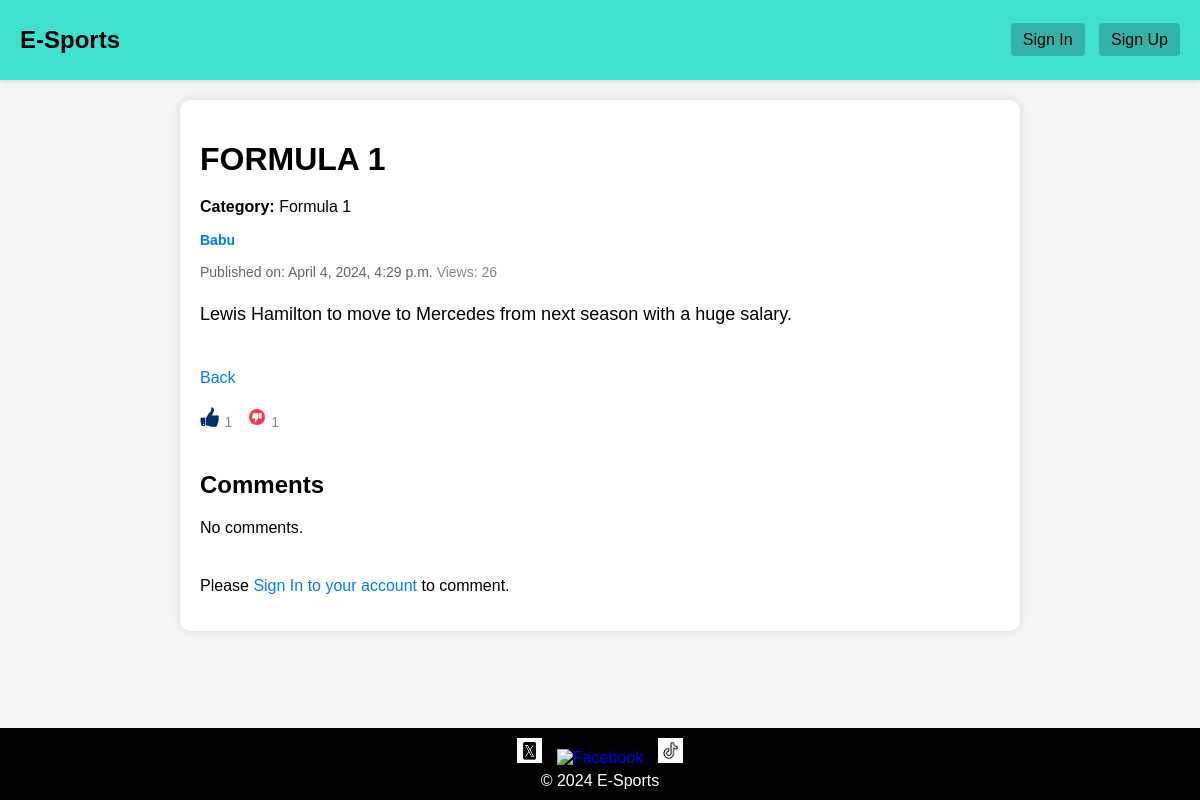
Screenshot of /post/3/ with the database file from the repository.
### esport/models.py (models this page shows, shortened)
class Post(models.Model):
    title = models.CharField(max_length=200)
    author = models.ForeignKey(settings.AUTH_USER_MODEL,
                               on_delete=models.CASCADE)
    content = models.TextField()
    created_at = models.DateTimeField(auto_now_add=True)
    updated_at = models.DateTimeField(auto_now=True)
    views = models.IntegerField(default=0)
    likes = models.ManyToManyField(settings.AUTH_USER_MODEL,
                                   related_name='liked_posts', blank=True)
    dislikes = models.ManyToManyField(settings.AUTH_USER_MODEL,
                                      related_name='disliked_posts',
                                      blank=True)
    CATEGORY_CHOICES = [
        ('football', 'Football'),
        ('basketball', 'Basketball'),
        ('tennis', 'Tennis'),
        ('volleyball', 'Volleyball'),
        ('baseball', 'Baseball'),
        ('golf', 'Golf'),
        ('cycling', 'Cycling'),
        ('cricket', 'Cricket'),
        ('formula 1', 'Formula 1'),
        ('boxing', 'Boxing'),
        ('rugby', 'Rugby'),
        ('hockey', 'Hockey'),
    ]
    category = models.CharField(max_length=100, choices=CATEGORY_CHOICES,
                                default='football')

### esport/views.py (the view)
# urls.py: path('post/<int:pk>/', views.summary, name='summary'),
def summary(request, pk):
    referer = request.META.get('HTTP_REFERER')
    if referer and 'summary' in referer:
        post = get_object_or_404(Post, pk=pk)
        return render(request, 'summary.html', {'post': post})
    post = get_object_or_404(Post, pk=pk)
    post.views += 1
    post.save()
    nairobi_tz = pytz.timezone('Africa/Nairobi')
    post.created_at = timezone.localtime(post.created_at, timezone=nairobi_tz)
    return render(request, 'summary.html', {'post': post})

### esport/templates/summary.html (shortened to what this page needs)
{% extends 'base.html' %}
{% load static %}
{% load tz %}
{% block link %}
<link rel="stylesheet" href="{% static 'css/summary.css' %}">
{% endblock link %}
{% block content %}
<div class="container">
    <h1>{{ post.title }}</h1>
    <p><strong>Category:</strong> {{ post.get_category_display }}</p>
    <div class="post-meta">
        <a href="{% url 'account' pk=post.author.pk %}">
            <div class="author-info">
                <span class="post-author">{{ post.author }}</span>
            </div>
        </a>
        <br>
        <span class="post-date">Published on: {{ post.created_at|timezone:"Africa/Nairobi"|date:"F j, Y, g:i a" }}</span>
        <span class="post-views">Views: {{ post.views }}</span>
    </div>
    <div class="post-content">{{ post.content }}</div>
    <a href="{% url 'threads' %}" class="back-link">Back</a>
    <div class="like-dislike-section" style="margin-top: 20px;">
    <a href="{% url 'like_post' pk=post.id %}" class="like-link" style="text-decoration: none;">
        <img src="{% static 'icons/thumbs_up.png' %}" alt="Thumbs Up" style="width: 20px; height: 20px;">
    </a>
    <span class="like-count" style="margin-right: 10px; font-size: 14px; color: #888;">{{ post.likes.count }}</span>
    <a href="{% url 'dislike_post' pk=post.id %}" class="dislike-link" style="text-decoration: none;">
        <img src="{% static 'icons/thumbs_down.png' %}" alt="Thumbs Down" style="width: 20px; height: 20px;">
    </a>
    <span class="dislike-count" style="font-size: 14px; color: #888;">{{ post.dislikes.count }}</span>
</div>
    <div class="comment-section" style="margin-top: 40px;">
        <h2 style="font-size: 24px;">Comments</h2>
    {% if post.comments.all %}
    {% for comment in post.comments.all %}
    <div class="comment" style="margin-bottom: 20px; border: 1px solid #ccc; padding: 10px; background-color: #f9f9f9;">
        <p style="margin-bottom: 5px;">{{ comment.text }}</p>
        <p style="margin-bottom: 5px;">Commented By: {{ comment.author.username }}</p>
    <a href="{% url 'like_comment' pk=comment.id %}" class="like-comment">
        <img src="{% static 'icons/thumbs_up.png' %}" alt="Thumbs Up" style="width: 20px; height: 20px;">
    </a>
    <span class="like-count">{{ comment.likes.count }}</span>
    <a href="{% url 'dislike_comment' pk=comment.id %}" class="dislike-comment">
        <img src="{% static 'icons/thumbs_down.png' %}" alt="Thumbs Down" style="width: 20px; height: 20px;">
    </a>
    <span class="dislike-count">{{ comment.dislikes.count }}</span>
        <p style="margin-bottom: 5px;">Posted on: {{ comment.created_at|timezone:"Africa/Nairobi"|date:"F j, Y, g:i a" }}</p>
        {% if user.is_authenticated and user == comment.author %}
        <form method="POST" action="{% url 'delete_comment' comment.id %}">
            {% csrf_token %}
            <button type="submit" style="padding: 5px 10px; background-color: #dc3545; color: #fff; border: none; border-radius: 3px; cursor: pointer; transition: background-color 0.3s;">Delete</button>
        </form>
        {% endif %}
    </div>
    {% endfor %}
    {% else %}
    <p>No comments.</p>
    {% endif %}
</div>
{% if user.is_authenticated %}
<div class="add-comment" style="margin-top: 40px;">
    <h3 style="font-size: 24px; margin-bottom: 10px;">Add a Comment</h3>
    <form method="post" action="{% url 'Commented' post.pk %}">
        {% csrf_token %}
        <textarea name="text" placeholder="Write your comment" rows="5" cols="40" style="width: 100%; padding: 10px; margin-bottom: 10px; border: 1px solid #ccc; border-radius: 5px; resize: vertical;"></textarea>
        <button type="submit" style="padding: 10px 20px; background-color: #007bff; color: #fff; border: none; border-radius: 5px; cursor: pointer; transition: background-color 0.3s;">Comment</button>
    </form>
</div>
{% else %}
<p style="margin-top: 40px;">Please <a href="{% url 'SignIn' %}" style="color: #007bff; text-decoration: none;">Sign In to your account</a> to comment.</p>
{% endif %}
</div>
{% endblock content %}

### esport/static/css/base.css (style rules this page uses)
body { font-family: Arial, sans-serif; margin: 0; padding: 0; background-color: #f4f4f4; position: relative; background-image: url("https://media.istockphoto.com/id/1355687112/photo/various-sport-equipment-gear.jpg?s=612x612&w=0&k=20&c=JOizKZg68gs_7lxjM3YLrngeS-7dGhBXL8b-wDBrYUE="); background-repeat: no-repeat; background-size: cover; background-position: center; }
.container { margin-bottom: 60px; }

### esport/static/css/summary.css (style rules this page uses)
.container { max-width: 800px; margin: 20px auto; padding: 20px; background-color: #fff; border-radius: 10px; box-shadow: 0 0 10px rgba(0, 0, 0, 0.1); }
h1 { font-size: 32px; margin-bottom: 20px; }
.post-meta { font-size: 14px; color: #888; margin-bottom: 20px; }
.post-author { font-weight: bold; color: #007bff; margin-right: 10px; }
.post-date { color: #666; }
.post-content { font-size: 18px; line-height: 1.6; margin-bottom: 20px; }
.back-link { display: inline-block; margin-top: 20px; font-size: 16px; color: #007bff; text-decoration: none; transition: color 0.3s; }
a { text-decoration: none; }

### rows the page displays
Post: title "FORMULA 1", category "Formula 1", author "Babu", created_at "April 4, 2024, 4:29 p.m.", views "26", content "Lewis Hamilton to move to Mercedes from next season with a huge salary.", likes.count "1", dislikes.count "1"
